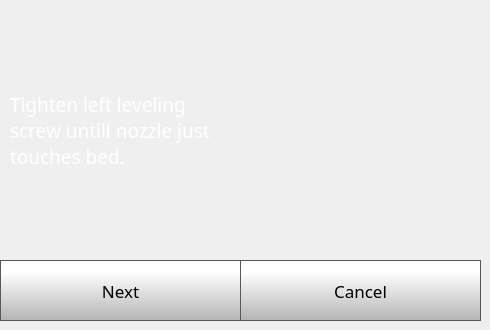
    <widget class="QWidget" name="quickStep3Page">
     <widget class="QPushButton" name="quickStep3CancelButton">
      <property name="geometry">
       <rect>
        <x>240</x>
        <y>260</y>
        <width>241</width>
        <height>61</height>
       </rect>
      </property>
      <property name="font">
       <font>
        <family>Gotham</family>
        <pointsize>13</pointsize>
       </font>
      </property>
      <property name="contextMenuPolicy">
       <enum>Qt::NoContextMenu</enum>
      </property>
      <property name="styleSheet">
       <string notr="true">QPushButton {
     border: 1px solid rgb(87, 87, 87);
	background-color: qlineargradient(spread:pad, x1:0, y1:1, x2:0, y2:0.188, stop:0 rgba(180, 180, 180, 255), stop:1 rgba(255, 255, 255, 255));


}

QPushButton:pressed {
    background-color: qlineargradient(x1: 0, y1: 0, x2: 0, y2: 1,
                                      stop: 0 #dadbde, stop: 1 #f6f7fa);
}

QPushButton:flat {
    border: none; /* no border for a flat push button */
}

QPushButton:default {
    border-color: navy; /* make the default button prominent */
}

QPushButton:focus {
	outline: none;
}</string>
      </property>
      <property name="text">
       <string>Cancel</string>
      </property>
      <property name="iconSize">
       <size>
        <width>40</width>
        <height>40</height>
       </size>
      </property>
     </widget>
     <widget class="QPushButton" name="quickStep3NextButton">
      <property name="geometry">
       <rect>
        <x>0</x>
        <y>260</y>
        <width>241</width>
        <height>61</height>
       </rect>
      </property>
      <property name="font">
       <font>
        <family>Gotham</family>
        <pointsize>13</pointsize>
       </font>
      </property>
      <property name="contextMenuPolicy">
       <enum>Qt::NoContextMenu</enum>
      </property>
      <property name="styleSheet">
       <string notr="true">QPushButton {
     border: 1px solid rgb(87, 87, 87);
	background-color: qlineargradient(spread:pad, x1:0, y1:1, x2:0, y2:0.188, stop:0 rgba(180, 180, 180, 255), stop:1 rgba(255, 255, 255, 255));


}

QPushButton:pressed {
    background-color: qlineargradient(x1: 0, y1: 0, x2: 0, y2: 1,
                                      stop: 0 #dadbde, stop: 1 #f6f7fa);
}

QPushButton:flat {
    border: none; /* no border for a flat push button */
}

QPushButton:default {
    border-color: navy; /* make the default button prominent */
}

QPushButton:focus {
	outline: none;
}</string>
      </property>
      <property name="text">
       <string>Next</string>
      </property>
      <property name="iconSize">
       <size>
        <width>40</width>
        <height>40</height>
       </size>
      </property>
     </widget>
     <widget class="QLabel" name="calibrateLabel_10">
      <property name="geometry">
       <rect>
        <x>10</x>
        <y>10</y>
        <width>201</width>
        <height>241</height>
       </rect>
      </property>
      <property name="font">
       <font>
        <family>Gotham</family>
        <pointsize>14</pointsize>
        <weight>50</weight>
        <bold>false</bold>
       </font>
      </property>
      <property name="contextMenuPolicy">
       <enum>Qt::NoContextMenu</enum>
      </property>
      <property name="styleSheet">
       <string notr="true">color: rgb(255, 255, 255);</string>
      </property>
      <property name="text">
       <string>Tighten left leveling screw untill nozzle just touches bed.</string>
      </property>
      <property name="wordWrap">
       <bool>true</bool>
      </property>
     </widget>
     <widget class="QLabel" name="calib2">
      <property name="geometry">
       <rect>
        <x>220</x>
        <y>0</y>
        <width>261</width>
        <height>261</height>
       </rect>
      </property>
      <property name="text">
       <string/>
      </property>
     </widget>
    </widget>
